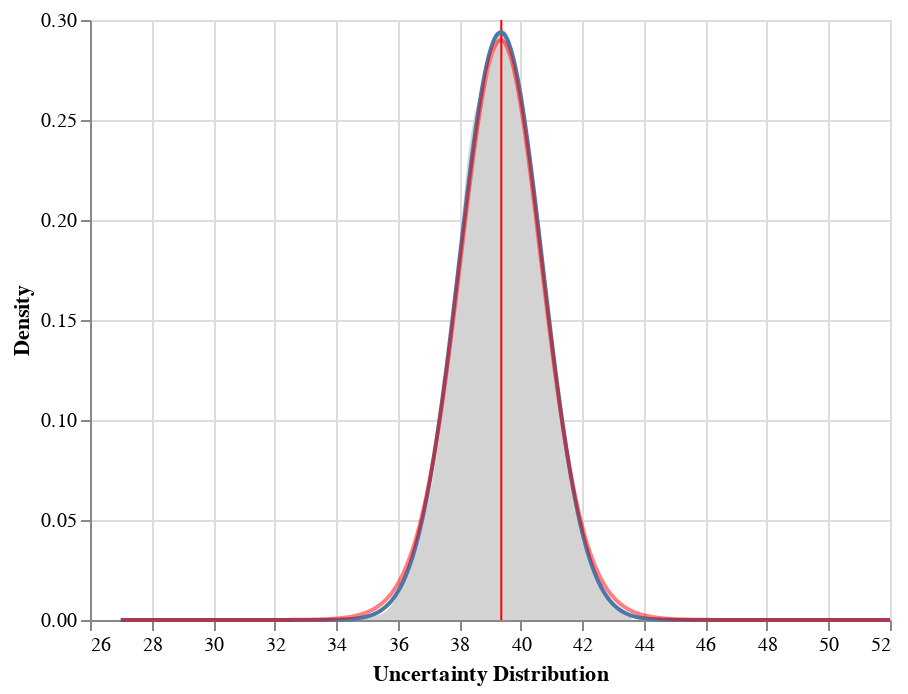

Notebook code cell kept with this figure:
### Markdown cell above
### Question 1.3.2 Visualize and compare uncertainty distributions (5 points)

Visualize all three distributions you have constructed so far in a single plot. 

Hint: if you have saved your previous plots in three separate variables and made them with different enough encodings that they can be distinguished by eye, this answer can be as simple as `pickups_bootstrap_chart + pickups_se_chart + pickups_t_chart`

### Code cell
# YOUR CODE HERE
# raise NotImplementedError()

# Bootstrap Distribution
df = pd.DataFrame(data = {"bootstrap_means" : bootstrap_means})

bootstrap_density_chart = alt.Chart(df).transform_density(
    density='bootstrap_means',
    as_=['bootstrap_means', 'density'],
    
).mark_area(color="lightgray").encode(
    x=alt.X('bootstrap_means', axis=alt.Axis(title="Uncertainty Distribution")),
    y=alt.Y('density:Q', axis=alt.Axis(title="Density"))
)

bootstrap_mean_chart = alt.Chart(df).mark_rule(color="red").encode(
    x="mean(bootstrap_means)"
)

bootstrap_chart = bootstrap_density_chart + bootstrap_mean_chart

# SE Distribution
pickups_mean = pickups_df['pickups'].mean()

# generate evenly-spaced numbers covering the range of values of pickups
# that we will calculate the density of the sampling distribution at
x = np.linspace(
    start = pickups_df['pickups'].min(), 
    stop = pickups_df['pickups'].max(),
    num = 1001
)

# this is the density of the sampling distribution: f_Normal(x | x_bar, se)
density = stats.norm.pdf(x, pickups_mean, pickups_se)

df = pd.DataFrame({"Normal sampling distribution of mean pickups": x, "density": density})

pickups_se_chart = alt.Chart(df).mark_line().encode(
    x=alt.X("Normal sampling distribution of mean pickups", axis=alt.Axis(title="Uncertainty Distribution")),
    y=alt.Y("density", axis=alt.Axis(title="Density"))
)

# T Distribution
# generate evenly-spaced numbers covering the range of values of pickups
# that we will calculate the density of the sampling distribution at
x = np.linspace(
    start = pickups_df['pickups'].min(), 
    stop = pickups_df['pickups'].max(),
    num = 1001
)

# this is the density of the sampling distribution: f_Normal(x | n-1, x_bar, se)
density = stats.t.pdf(x, len(pickups_df)-1, pickups_mean, pickups_se)

df = pd.DataFrame({"t-based confidence distribution of mean pickups": x, "density": density})

pickups_t_chart = alt.Chart(df).mark_line(color="red", opacity=0.5).encode(
    x=alt.X("t-based confidence distribution of mean pickups", axis=alt.Axis(title="Uncertainty Distribution")),
    y=alt.Y("density", axis=alt.Axis(title="Density"))
)

bootstrap_chart + pickups_se_chart + pickups_t_chart

### Figure 1 — Vega-Lite specification as saved in the notebook (floating-point values rounded to 4 significant figures; data arrays with more than 128 entries replaced by an {"elided": "..."} marker saying what was removed)
{"config": {"view": {"continuousWidth": 400, "continuousHeight": 300}}, "layer": [{"mark": {"type": "area", "color": "lightgray"}, "encoding": {"x": {"type": "quantitative", "axis": {"title": "Uncertainty Distribution"}, "field": "bootstrap_means"}, "y": {"type": "quantitative", "axis": {"title": "Density"}, "field": "density"}}, "transform": [{"density": "bootstrap_means", "as": ["bootstrap_means", "density"]}]}, {"mark": {"type": "rule", "color": "red"}, "encoding": {"x": {"type": "quantitative", "aggregate": "mean", "field": "bootstrap_means"}}}, {"data": {"name": "data-f576776641b9c2f63f57b28876a26a55"}, "mark": "line", "encoding": {"x": {"type": "quantitative", "axis": {"title": "Uncertainty Distribution"}, "field": "Normal sampling distribution of mean pickups"}, "y": {"type": "quantitative", "axis": {"title": "Density"}, "field": "density"}}}, {"data": {"name": "data-9c3de41b2d815bf08a82181d41171b3f"}, "mark": {"type": "line", "color": "red", "opacity": 0.5}, "encoding": {"x": {"type": "quantitative", "axis": {"title": "Uncertainty Distribution"}, "field": "t-based confidence distribution of mean pickups"}, "y": {"type": "quantitative", "axis": {"title": "Density"}, "field": "density"}}}], "data": {"name": "data-f3fcf97b5adaa4a381e0a1a63f3c1581"}, "$schema": "https://vega.github.io/schema/vega-lite/v4.8.1.json", "datasets": {"data-f3fcf97b5adaa4a381e0a1a63f3c1581": {"elided": "5000 records"}, "data-f576776641b9c2f63f57b28876a26a55": {"elided": "1001 records"}, "data-9c3de41b2d815bf08a82181d41171b3f": {"elided": "1001 records"}}}
